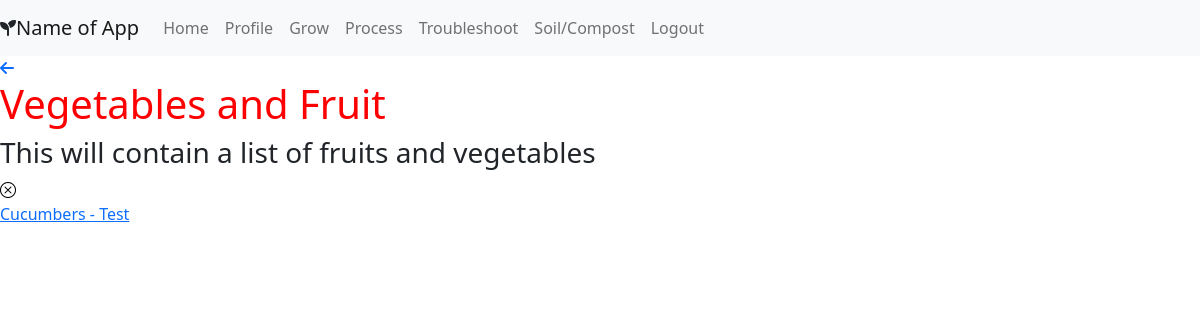
The page /grow/veg (signed in) on the database as committed earlier.
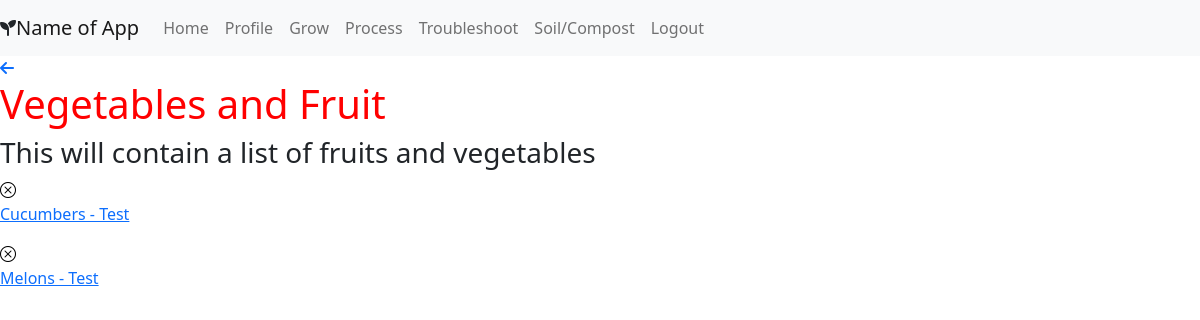
The same page on the database as committed later.
### portfolio/models.py (models this page shows, shortened)
class Plant(models.Model):
    users_like = models.ManyToManyField(User, related_name = "plants_liked")
    category = models.CharField(max_length = 45)
    name = models.CharField(max_length = 45)
    plant_pic = models.ImageField(upload_to=None, height_field=None, width_field=None, max_length=100, blank=True, null=True)
    latin_name = models.CharField(max_length = 45, null=True)
    sun = models.CharField(max_length = 45, null=True)
    water = models.CharField(max_length = 255, null=True)
    spacing = models.CharField(max_length = 45, null=True)
    height_width = models.CharField(max_length = 45, null=True)
    days_to_harvest = models.CharField(max_length = 45, null=True)
    pH = models.CharField(max_length = 45, null=True)
    planting = models.TextField(null = True)
    family=models.CharField(max_length = 45, null=True)
    soil_reqs = models.TextField(null = True)
    companion_plants = models.TextField(null = True)
    dont_plant_near = models.TextField(null = True)
    pruning = models.TextField(null = True)
    harvesting = models.TextField(null = True)
    common_pests = models.TextField(null = True)
    medicinal_props = models.TextField(null = True)
    edibility = models.TextField(null = True)
    other_uses = models.TextField(null = True)
    specific_notes = models.TextField(null = True)
    created_at = models.DateTimeField(auto_now_add=True)
    updated_at = models.DateTimeField(auto_now=True)
    objects = PlantManager()

### portfolio/views.py (the view)
# urls.py: path('grow/veg', views.fruit_veg),
def fruit_veg(request):
    context={
        'all_plants': Plant.objects.filter(category="fruit_veg"),
        'current_user' : User.objects.get(id = request.session['user_id']),
    }
    return render(request, 'fruit_veg.html', context)

### portfolio/templates/fruit_veg.html (shortened to what this page needs)
<!DOCTYPE html>
<html lang="en">
<head>
    <link href="https://cdn.jsdelivr.net/npm/bootstrap@5.0.0-beta3/dist/css/bootstrap.min.css" rel="stylesheet"
>
    <link rel="stylesheet" href="https://cdn.jsdelivr.net/npm/bootstrap-icons@1.4.1/font/bootstrap-icons.css">
    {% load static %}
    <link rel="stylesheet" href="{% static 'css/styles.css' %}">
</head>
<body>
    <div>
        <nav class="navbar navbar-expand-lg navbar-light bg-light sticky-top">
            <i class="fas fa-seedling"></i><a class="navbar-brand" href="#"> Name of App</a>
            <div class="collapse navbar-collapse" id="navbarNavAltMarkup">
                <div class="navbar-nav">
                    <a class="nav-item nav-link" href="/home">Home</a>
                    <a class="nav-item nav-link" href="/profile/{{current_user.id}}">Profile</a>
                    <a class="nav-item nav-link" href="/grow">Grow</a>
                    <a class="nav-item nav-link" href="#">Process</a>
                    <a class="nav-item nav-link" href="#">Troubleshoot</a>
                    <a class="nav-item nav-link" href="#">Soil/Compost</a>
                    <a class="nav-item nav-link" href="/logout">Logout</a>
                </div>
            </div>
        </nav>
    </div>
    <a href="/grow"><i class="fas fa-arrow-left"></i></a>
    <h1>Vegetables and Fruit</h1>
    <h3>This will contain a list of fruits and vegetables</h3>
    {% for plant in all_plants %}
    <form action="/plant/delete/{{plant.id}}" method="POST">
        <button type="submit" value="Remove Plant" style="border: none; background-color: transparent;"><i
                class="bi-x-circle"></i></button>
    </form>
    <a href="/grow/details/{{plant.id}}">
        <p>{{plant.name}}</p>
    </a>
    {% endfor %}
</body>
</html>

Rows that differ between the two databases and show on the page:
added Plant: name "Melons - Test"
